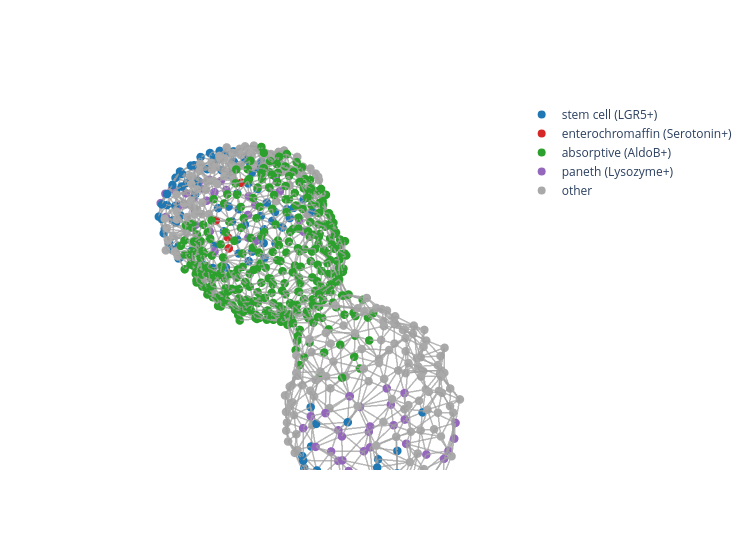

Notebook code for this chart:
### Code cell
from src.organoid_plotting import plot_organoid_graph


nodes = sorted(G.nodes())
centroids = np.array([G.nodes[n]["centroid"] for n in nodes])
# centroids = np.array([G.nodes[n]["proj_point"] for n in nodes])  # (N_cells, 3)
markers_bin = np.array([G.nodes[n]["markers_bin"] for n in nodes])

n_cells = markers_bin.shape[0]   # number of nodes

colors = np.full(n_cells, "darkgray", dtype=object)  # baseline: one color per node

colors[markers_bin[:,0] == 1] = "#1f77b4"   # blue
colors[markers_bin[:,4] == 1] = "#2ca02c"   # green
colors[markers_bin[:,8] == 1] = "#d62728"   # red
colors[markers_bin[:,9] == 1] = "#9467bd"   # purple


print(centroids.shape)
print(markers_bin.shape)


fig = plot_organoid_graph(
    centroids,
    G,
    node_values=colors,   # <--- important
    node_size=5,
    edge_width=3.0,
)

fig.update_layout(
    scene_camera=dict(
        eye=dict(x=-0.8, y=-0.8, z=1.2)   # position of the camera
    )
)

fig.update_layout(
    scene = dict(
        xaxis=dict(visible=False),
        yaxis=dict(visible=False),
        zaxis=dict(visible=False),
        bgcolor='rgba(0,0,0,0)',   # optional, makes background transparent
    )
)

legend_traces = [
    go.Scatter3d(
        x=[None], y=[None], z=[None],
        mode="markers",
        marker=dict(size=8, color="#1f77b4"),
        name="stem cell (LGR5+)",
        showlegend=True
    ),
    go.Scatter3d(
        x=[None], y=[None], z=[None],
        mode="markers",
        marker=dict(size=8, color="#d62728"),
        name="enterochromaffin (Serotonin+)",
        showlegend=True
    ),
    go.Scatter3d(
        x=[None], y=[None], z=[None],
        mode="markers",
        marker=dict(size=8, color="#2ca02c"),
        name="absorptive (AldoB+)",
        showlegend=True
    ),
    go.Scatter3d(
        x=[None], y=[None], z=[None],
        mode="markers",
        marker=dict(size=8, color="#9467bd"),
        name="paneth (Lysozyme+)",
        showlegend=True
    ),
    go.Scatter3d(
        x=[None], y=[None], z=[None],
        mode="markers",
        marker=dict(size=8, color='darkgray'),
        name="other",
        showlegend=True
    ),
]

for tr in legend_traces:
    fig.add_trace(tr)

fig.update_layout(height=550, width=750)
fig.show()

### Figure 1 — Plotly figure (JSON) as saved in the notebook; plotly's stock layout.template omitted (floating-point values rounded to 4 significant figures; data arrays with more than 128 entries replaced by an {"elided": "..."} marker saying what was removed)
{"data": [{"hoverinfo": "skip", "line": {"color": "rgba(120,120,120,0.75)", "width": 3}, "mode": "lines", "showlegend": false, "type": "scatter3d", "x": {"elided": "6171 float values"}, "y": {"elided": "6171 float values"}, "z": {"elided": "6171 float values"}}, {"hoverinfo": "skip", "marker": {"color": {"elided": "687 str values"}, "line": {"width": 0}, "size": 5}, "mode": "markers", "showlegend": false, "type": "scatter3d", "x": {"elided": "687 float values"}, "y": {"elided": "687 float values"}, "z": {"elided": "687 float values"}}, {"marker": {"color": "#1f77b4", "size": 8}, "mode": "markers", "name": "stem cell (LGR5+)", "showlegend": true, "type": "scatter3d", "x": [null], "y": [null], "z": [null]}, {"marker": {"color": "#d62728", "size": 8}, "mode": "markers", "name": "enterochromaffin (Serotonin+)", "showlegend": true, "type": "scatter3d", "x": [null], "y": [null], "z": [null]}, {"marker": {"color": "#2ca02c", "size": 8}, "mode": "markers", "name": "absorptive (AldoB+)", "showlegend": true, "type": "scatter3d", "x": [null], "y": [null], "z": [null]}, {"marker": {"color": "#9467bd", "size": 8}, "mode": "markers", "name": "paneth (Lysozyme+)", "showlegend": true, "type": "scatter3d", "x": [null], "y": [null], "z": [null]}, {"marker": {"color": "darkgray", "size": 8}, "mode": "markers", "name": "other", "showlegend": true, "type": "scatter3d", "x": [null], "y": [null], "z": [null]}], "layout": {"height": 550, "scene": {"aspectmode": "data", "bgcolor": "rgba(0,0,0,0)", "camera": {"eye": {"x": -0.8, "y": -0.8, "z": 1.2}}, "xaxis": {"title": {"text": "X"}, "visible": false}, "yaxis": {"title": {"text": "Y"}, "visible": false}, "zaxis": {"title": {"text": "Z"}, "visible": false}}, "width": 750}}
